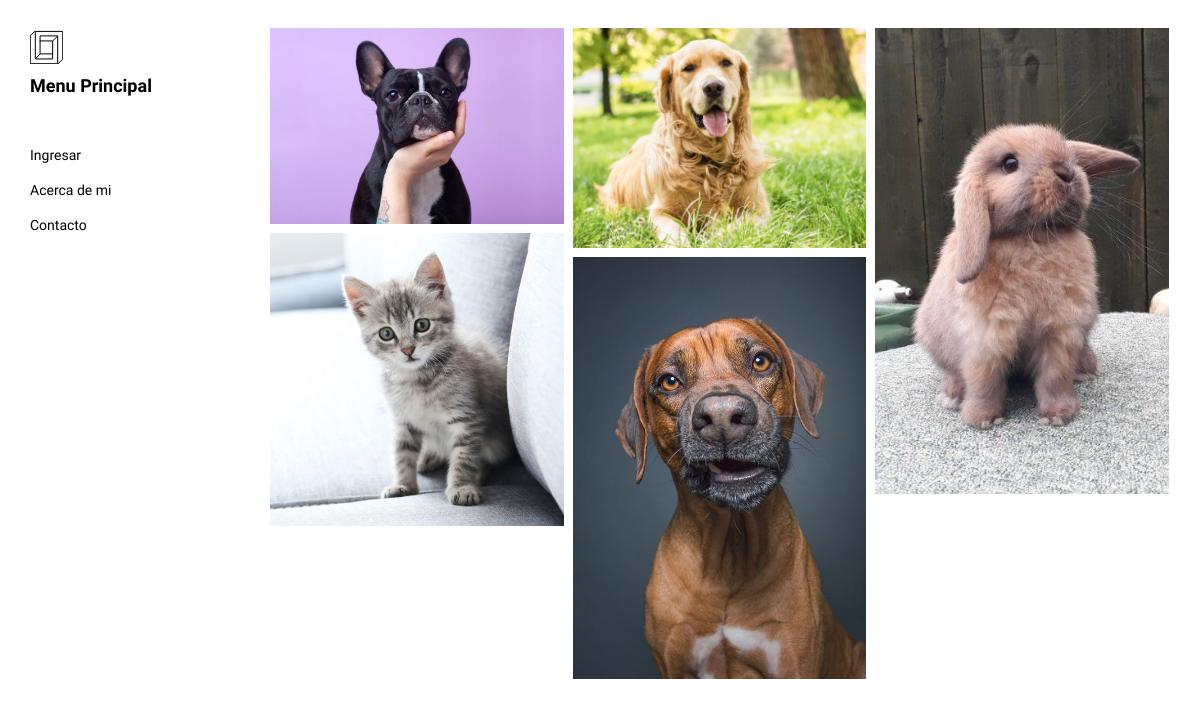
The app's page /, older data.
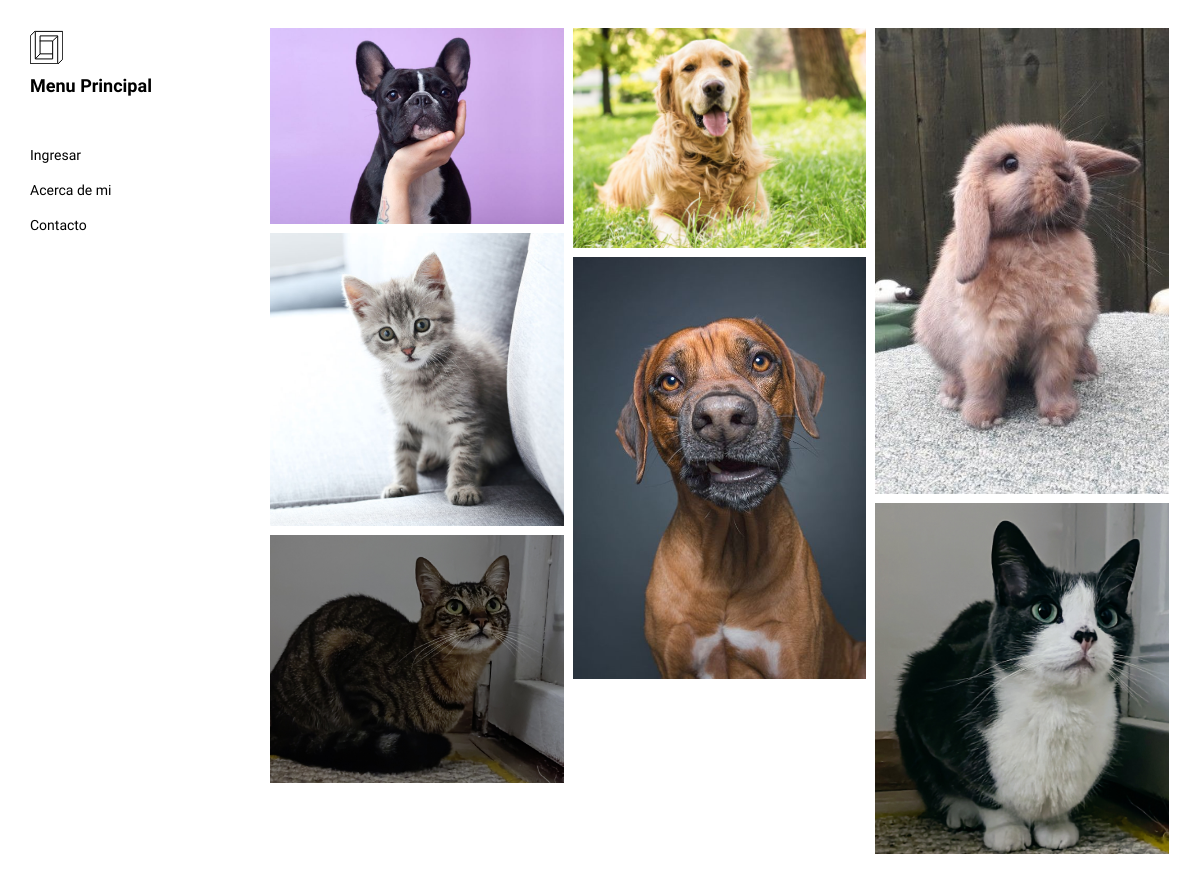
The same page, newer data.
### primApp/models.py (models this page shows, shortened)
class mascotas(models.Model):
    nombre = models.CharField(max_length=20)
    raza = models.CharField(max_length=20)
    edad = models.DateField()
    vacunas = models.TextField(max_length=150)
    descripcion = models.TextField(max_length=150)
    imagen = models.ImageField(null=True, blank=True)

### primApp/views.py (the view)
# urls.py: path('', lista_mascotas, name = 'inicio'), #LISTO
def lista_mascotas (request): #LISTO
    lista_mas = mascotas.objects.all()
    contexto = {"lista_mas": lista_mas}
    return render(request, "padre.html", contexto)

### primApp/templates/padre.html (shortened to what this page needs)
<!DOCTYPE html>
<html lang="en">
<head>
  {% load static %}
  <link href="{% static 'css/main.82cfd66e.css' %}" rel="stylesheet" />
<link href="./main.82cfd66e.css" rel="stylesheet"></head>
<body>
<header class="">
  <nav class="sidebar">
    <div class="navbar-collapse" id="navbar-collapse">
      <div class="site-header hidden-xs">
          <a class="site-brand" href="{% url 'inicio' %}" title="">
            <img class="img-responsive site-logo" alt="" src="static/assets/images/mashup-logo.svg">
            Menu Principal
          </a>
      </div>
      <ul class="nav">
          {% if user.is_authenticated %}
          <h3>BIENVENIDO {{user.username}}</h3>
          <li><a href="{% url 'misdatos' %}" title="">Mi Perfil</a></li>
          <li><a href="{% url 'mascotas' %}" title="">Ingresar Mascota</a></li>
          <li><a href="{% url 'mismascotas' %}" title="">Mis Mascota</a></li>
          <li><a href="{% url 'acercaDeMi' %}" title="">Acerca de mi</a></li>
          <div class="project-text-inner">
            <p>
            </p>
            <span class="input-group-text" id="addon-wrapping">Buscar Mascota</span>
            <div class="input-group flex-nowrap">
              <form action="{% url 'Buscar' %}" method="GET">
                  <input type="text" name="nombre">
                  <p></p>
                  <p></p>
                  <input class="btn btn-primary" type="submit" value="Buscar">
              </form>
            </div>
          </div>
          {% else %}
          <li><a href="{% url 'login' %}" title="">Ingresar</a></li>
          <li><a href="{% url 'acercaDeMi' %}" title="">Acerca de mi</a></li>
          <li><a href="{% url 'contacto' %}" title="">Contacto</a></li>
          {% endif %}
      </ul>
    </div>
  </nav>
</header>
  <main class="" id="main-collapse">
  <div class="hero-full-wrapper">
    <div class="grid">
          {% for mascota in lista_mas  %}
                      <div class="grid-item">
                          <img class="img-responsive" alt="" src='{{ setting.MEDIA_URL }}{{ mascota.imagen.url }}'>
                      </div>
          {% endfor %}
      </div>
  </div>
</main>
<script type="text/javascript" src=" static/main.85741bff.js"></script></body>
</html>

Row changes from the older to the newer data that the page shows:
added mascotas: imagen (picture)
added mascotas: imagen (picture)
